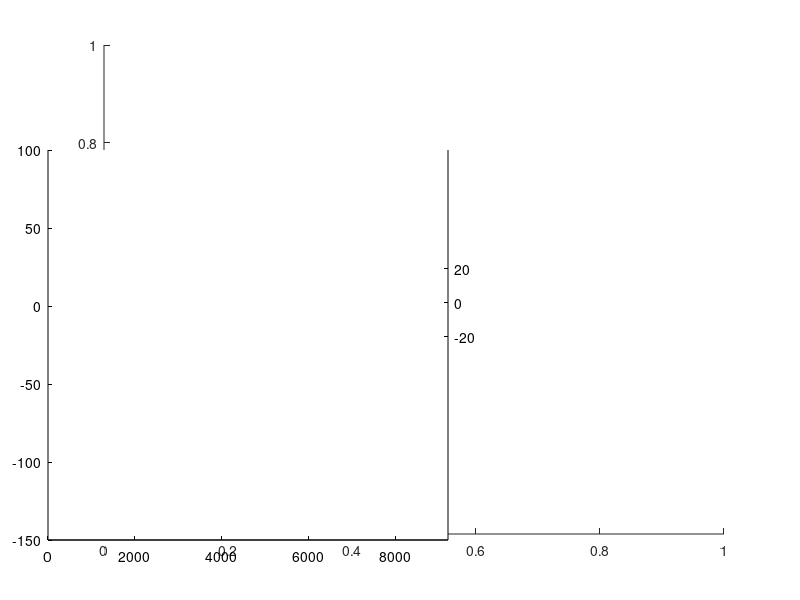

Recreate this plot in MATLAB. (Note: this script raises an error after producing the figure.)
% Figure 6 in MS 

figure(19), clf, hold on
h4 = axes('position',[0.06 0.1 0.5 0.65],'Color','w','XColor','k','YColor','k',...
    'YLim',[-140 90],'Xlim',[0 9200],'NextPlot','add',...
    'xtick',[],'ytick',[-20:20:20],...
    'Yaxislocation','right');
h3 = axes('position',[0.06 0.1 0.5 0.65],'Color','none','XColor','k','YColor','k',...
    'YLim',[-150 100],'Xlim',[0 9200],'NextPlot','add');
plot(h4, t*3600,rad2deg(ph),'color','k','Linewidth',1.5)
ylabel(h4,'                    Pitch (deg)')
plot(h3, t*3600,-p,'color',[0.7 0.7 0.7],'linewidth',2)
subplot('position',[0.68 0.1 0.3 0.8]), hold on
plot3(ptrack(:,1),ptrack(:,2),-p,'color',[0.5 0.5 0.5],'linewidth',2)
h1 = axes('position',[0.06 0.75 0.5 0.2],'Color','w','XColor','k','YColor','k',...
    'YLim',[0 120],'Xlim',[0 9200],'NextPlot','add','xtick',[]);
h2 = axes('position',[0.06 0.75 0.5 0.2],'color','none','XColor','k','YColor','k',...
                'YLim',[0 10],'Xlim',[0 9200],...
                'Yaxislocation','right',...
                'Xaxislocation','top','NextPlot','add');

if exist('dive','var') == 1
    for j = 1:size(T,1)
        c = viridis(size(T,1)); % color dive number
        dcue = T(j,1):T(j,2); % seconds in dive
        
        plot(h3, dcue,-p(round(dcue*fs)),'color',c(j,:),'linewidth',3)
        if isempty(dive(j).vperblock) ~= 1
            plot(h3, [dcue(1) dive(j).btm(1)+dcue(1)],[0 0],'linewidth',2)
            % from the surface until first stop = travel time
            dive(j).travel(1) = dive(j).stops(1,1)-dcue(1); % seconds
            dive(j).forage = sum(dive(j).stops(:,2)-dive(j).stops(:,1)); % seconds
            dive(j).travel(2) = dcue(end)-dive(j).stops(end,2);
            % add stops
            plot(h3, [dive(j).stops(1,1) dive(j).stops(1,2)],[0 dive(j).vperblock(1)/10],'.-','linewidth',2) % first starts at zero
            for k = 2:size(dive(j).stops,1)
                plot(h3, [dive(j).stops(k,1) dive(j).stops(k,2)],[sum(dive(j).vperblock(1:k-1))/10 sum(dive(j).vperblock(1:k))/10],'.-','linewidth',2)
            end
            plot(h3, [dive(j).stops(k,2) dcue(end)],[sum(dive(j).vperblock(1:k))/10 sum(dive(j).vperblock(1:k))/10],'linewidth',2) % ends at end of last pause, goes to surface
        end
        if isempty(dive(j).stops) ~= 1
            errorbar(h1,T(j,1),mean(dive(j).stops(:,2)-dive(j).stops(:,1)),std(dive(j).stops(:,2)-dive(j).stops(:,1)),'bo','markerfacecolor','b');
            plot(h1, dive(j).stops(:,2),dive(j).stops(:,2)-dive(j).stops(:,1),'.-','color',[0.7 0.7 1],'linewidth',2) % add stop duration
            plot(h2, dive(j).stops(:,1),rad2deg(dive(j).rms(:)),'.-','color','k','linewidth',2)
        end
        if exist('ptrack','var')
            subplot('position',[0.68 0.1 0.3 0.8]), hold on
            plot3(ptrack(round(dcue*fs),1),ptrack(round(dcue*fs),2),-p(round(dcue*fs)),'color',c(j,:),'linewidth',3)
        end
        
    end
end
title(regexprep(tag,'_',' '))
%xlabel('Time (seconds)')
%ylabel('Depth (m)')


set(gcf,'position',[70 83 1309 560],'paperpositionmode','auto')

set(h3, 'ytick',[-150:50:50 80],'yticklabels',{'150','100','50','0','50','80'})
xlabel(h3, 'Time (seconds)'), ylabel(h3, '                        Depth (m)        Volume filtered (m^3)     ')
subplot('position',[0.68 0.1 0.3 0.8]), hold on
xlabel('Easting (m)'), ylabel('Northing (m)')
axis square 

ylabel(h1,'Bout duration (sec)'), ylabel(h2,'RMS (deg)')

adjustfigurefont('Helvetica',14)


print([tag 'dive_vol_pause.png'],'-dpng','-r300')

